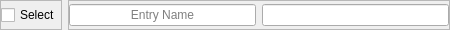
<?xml version="1.0" encoding="UTF-8"?>
<ui version="4.0">
 <class>String</class>
 <widget class="QWidget" name="String">
  <property name="geometry">
   <rect>
    <x>0</x>
    <y>0</y>
    <width>450</width>
    <height>30</height>
   </rect>
  </property>
  <property name="sizePolicy">
   <sizepolicy hsizetype="Expanding" vsizetype="Fixed">
    <horstretch>0</horstretch>
    <verstretch>0</verstretch>
   </sizepolicy>
  </property>
  <property name="minimumSize">
   <size>
    <width>0</width>
    <height>30</height>
   </size>
  </property>
  <property name="windowTitle">
   <string>String</string>
  </property>
  <layout class="QHBoxLayout" name="horizontalLayout">
   <property name="leftMargin">
    <number>0</number>
   </property>
   <property name="topMargin">
    <number>0</number>
   </property>
   <property name="rightMargin">
    <number>0</number>
   </property>
   <property name="bottomMargin">
    <number>0</number>
   </property>
   <item>
    <widget class="QFrame" name="FrameSelection">
     <property name="frameShape">
      <enum>QFrame::Shape::StyledPanel</enum>
     </property>
     <property name="frameShadow">
      <enum>QFrame::Shadow::Raised</enum>
     </property>
     <layout class="QVBoxLayout" name="verticalLayout_3">
      <property name="leftMargin">
       <number>0</number>
      </property>
      <property name="topMargin">
       <number>0</number>
      </property>
      <property name="rightMargin">
       <number>0</number>
      </property>
      <property name="bottomMargin">
       <number>0</number>
      </property>
      <item>
       <widget class="QCheckBox" name="Select">
        <property name="text">
         <string>Select</string>
        </property>
       </widget>
      </item>
     </layout>
    </widget>
   </item>
   <item>
    <widget class="QFrame" name="FrameValue">
     <property name="frameShape">
      <enum>QFrame::Shape::StyledPanel</enum>
     </property>
     <property name="frameShadow">
      <enum>QFrame::Shadow::Raised</enum>
     </property>
     <layout class="QHBoxLayout" name="horizontalLayout_5">
      <property name="leftMargin">
       <number>0</number>
      </property>
      <property name="topMargin">
       <number>0</number>
      </property>
      <property name="rightMargin">
       <number>0</number>
      </property>
      <property name="bottomMargin">
       <number>0</number>
      </property>
      <item>
       <widget class="QLineEdit" name="ValueName">
        <property name="text">
         <string/>
        </property>
        <property name="alignment">
         <set>Qt::AlignmentFlag::AlignCenter</set>
        </property>
        <property name="placeholderText">
         <string>Entry Name</string>
        </property>
       </widget>
      </item>
      <item>
       <widget class="QLineEdit" name="Value"/>
      </item>
     </layout>
    </widget>
   </item>
  </layout>
 </widget>
 <resources/>
 <connections/>
</ui>
